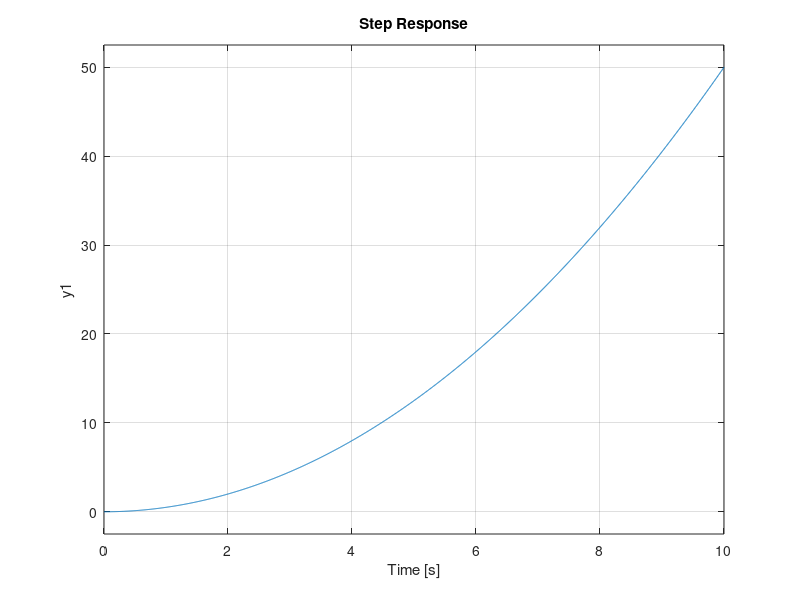
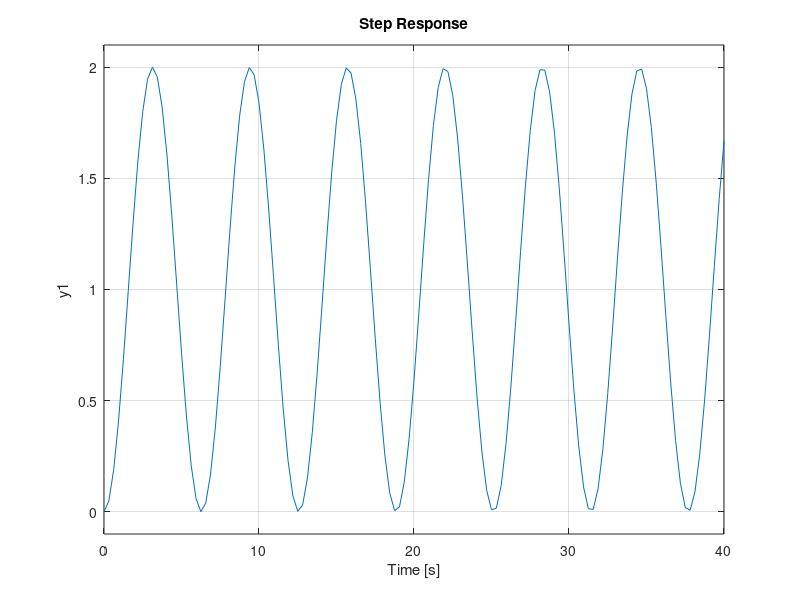
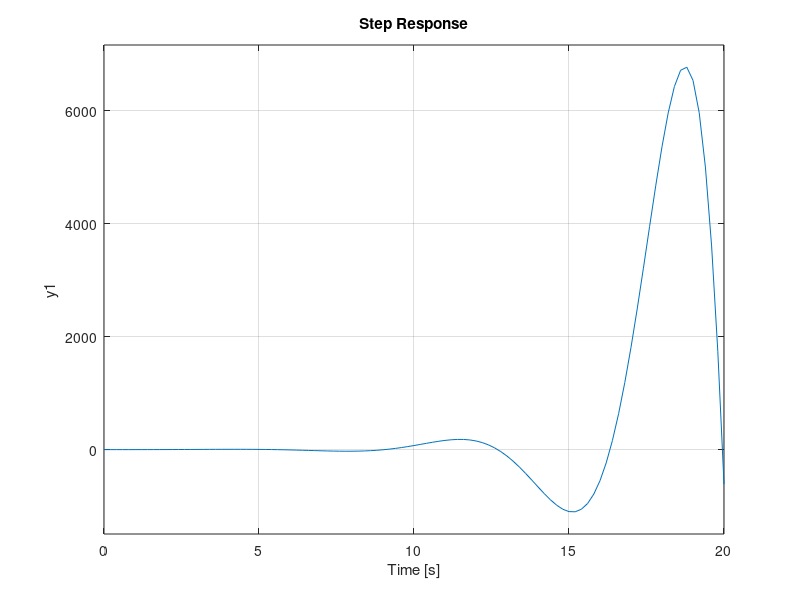
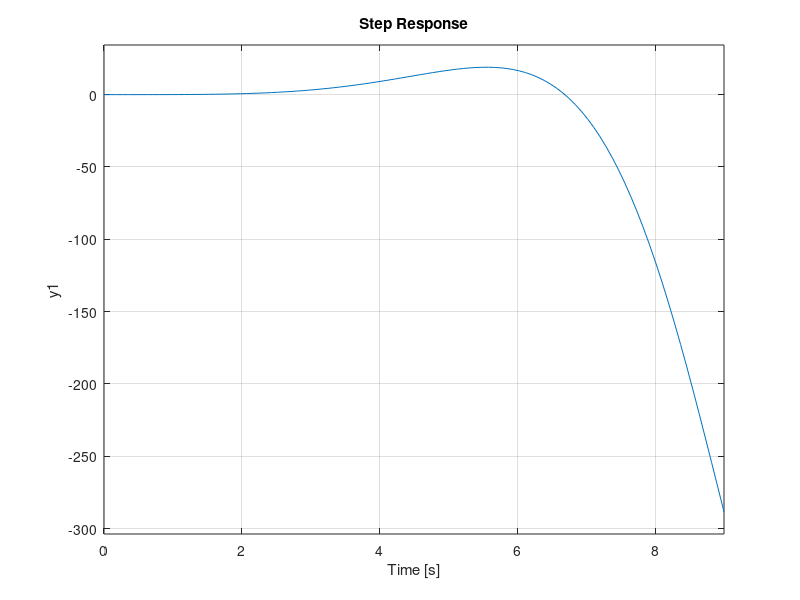

Here is the MATLAB script that generated these plots, in order:
clc; clear all; close all;
%% Z(s)
Gz_step = tf([1],[1 0 0]);
Tz_step = tf([1],[1 0 1]);
Gz_ramp = tf([1],[1 0 0 1]);
Gz_parabolic = tf([1],[1 0 0 0 1]);
figure
step(Gz_step)
figure
step(Tz_step)
figure
step(Gz_ramp)
figure
step(Gz_parabolic)
